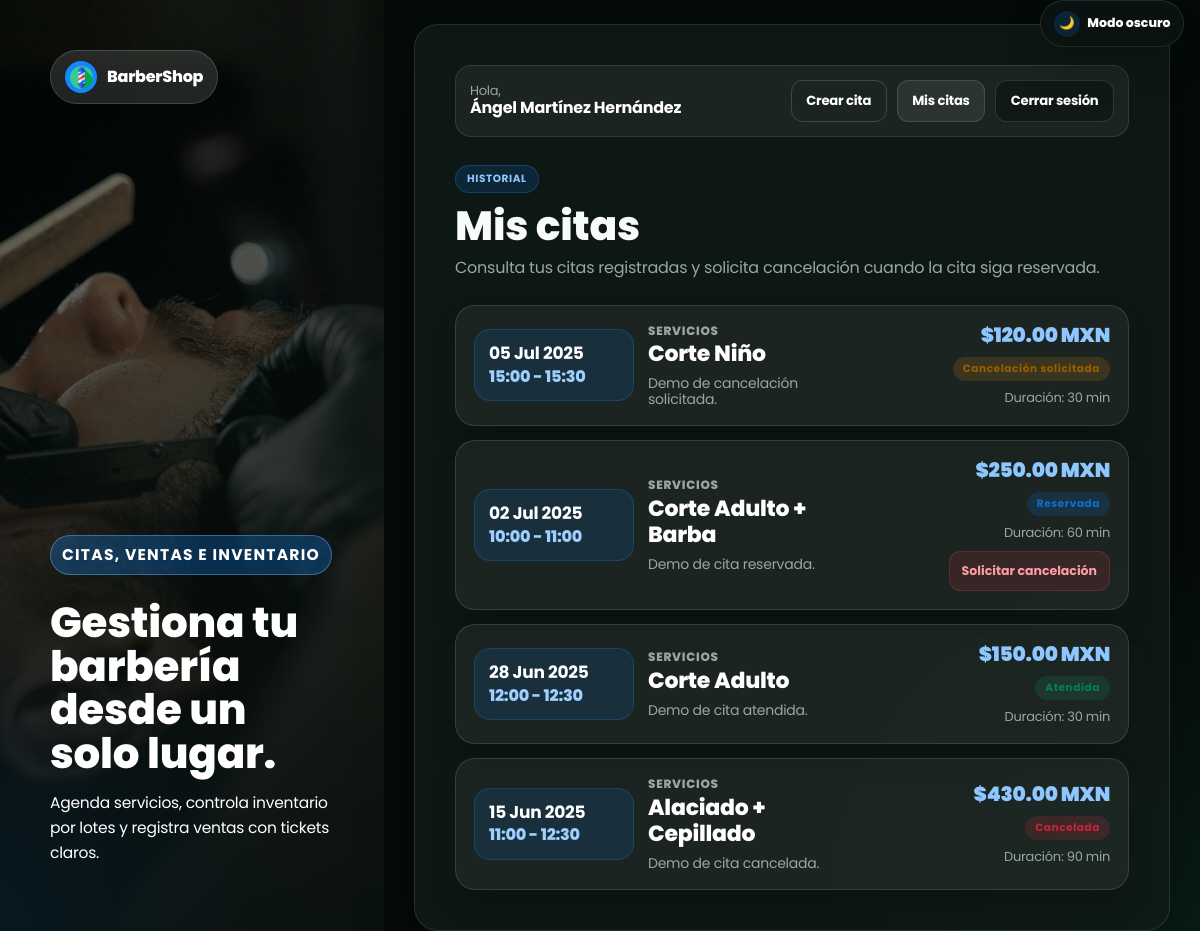
/mis-citas (signed in), run on the app's committed database.
### tables this page shows
CREATE TABLE citas (
    id INT NOT NULL AUTO_INCREMENT,
    cliente_id INT NULL,
    cliente_alias_nombre VARCHAR(120) NULL,
    cliente_alias_telefono VARCHAR(20) NULL,
    cliente_alias_email VARCHAR(120) NULL,
    colaborador_id INT NOT NULL,
    sucursal_id INT NOT NULL,
    estado_cita_id INT NOT NULL,
    fecha DATE NOT NULL,
    hora_inicio TIME NOT NULL,
    hora_fin TIME NOT NULL,
    duracion_total_minutos SMALLINT NOT NULL,
    observaciones VARCHAR(180) NULL,
    created_at DATETIME NULL,
    updated_at DATETIME NULL,
    PRIMARY KEY (id),
    INDEX idx_citas_cliente_fecha (cliente_id, fecha),
    INDEX idx_citas_colaborador_fecha (colaborador_id, fecha),
    INDEX idx_citas_sucursal_fecha (sucursal_id, fecha),
    INDEX idx_citas_estado (estado_cita_id),
    INDEX idx_citas_agenda (sucursal_id, colaborador_id, fecha, hora_inicio),
    CONSTRAINT fk_citas_cliente
        FOREIGN KEY (cliente_id) REFERENCES clientes(id)
        ON DELETE RESTRICT ON UPDATE CASCADE,
    CONSTRAINT fk_citas_colaborador
        FOREIGN KEY (colaborador_id) REFERENCES colaboradores(id)
        ON DELETE RESTRICT ON UPDATE CASCADE,
    CONSTRAINT fk_citas_sucursal
        FOREIGN KEY (sucursal_id) REFERENCES sucursales(id)
        ON DELETE RESTRICT ON UPDATE CASCADE,
    CONSTRAINT fk_citas_estado
        FOREIGN KEY (estado_cita_id) REFERENCES estados_cita(id)
        ON DELETE RESTRICT ON UPDATE CASCADE,
    CONSTRAINT chk_citas_duracion CHECK (duracion_total_minutos > 0),
    CONSTRAINT chk_citas_horas CHECK (hora_fin > hora_inicio)
);

CREATE TABLE estados_cita (
    id INT NOT NULL AUTO_INCREMENT,
    nombre VARCHAR(40) NOT NULL,
    descripcion VARCHAR(120) NULL,
    activo TINYINT(1) NOT NULL DEFAULT 1,
    PRIMARY KEY (id),
    UNIQUE KEY uq_estados_cita_nombre (nombre)
);

### controllers/MisCitasController.php (called while the page is built, shortened)
<?php
class MisCitasController {
    public static function index(Router $router) {
        global $db;
        $clienteId = (int)($_SESSION['cliente_id'] ?? 0);
        $mensaje = $_SESSION['mensaje_mis_citas'] ?? null;
        $query = "
            SELECT
                c.id,
                c.fecha,
                c.hora_inicio,
                c.hora_fin,
                c.estado_cita_id,
                ec.nombre AS estado,
                c.observaciones,
                GROUP_CONCAT(s.nombre ORDER BY cs.orden SEPARATOR ' + ') AS servicios,
                SUM(cs.total_con_iva_snapshot) AS total_con_iva,
                SUM(cs.duracion_minutos_snapshot) AS duracion_total
            FROM citas c
            INNER JOIN estados_cita ec ON ec.id = c.estado_cita_id
            INNER JOIN citas_servicios cs ON cs.cita_id = c.id
            INNER JOIN servicios s ON s.id = cs.servicio_id
            WHERE c.cliente_id = {$clienteId}
            GROUP BY
                c.id,
                c.fecha,
                c.hora_inicio,
                c.hora_fin,
                c.estado_cita_id,
                ec.nombre,
                c.observaciones
            ORDER BY c.fecha DESC, c.hora_inicio DESC
        ";
        $resultado = $db->query($query);
        $citas = [];
        if($resultado) {
            while($row = $resultado->fetch_assoc()) {
                $citas[] = $row;
            }
        }
        $router->render('cita/mis-citas', [
            'nombre' => $_SESSION['nombre'] ?? '',
            'citas' => $citas,
            'mensaje' => $mensaje
        ]);
    }
}

### public/index.php (called while the page is built, shortened)
<?php
$router = new Router();
$router->get('/', [LoginController::class, 'login']);
$router->post('/', [LoginController::class, 'login']);
$router->get('/logout', [LoginController::class, 'logout']);
$router->get('/olvide', [LoginController::class, 'olvide']);
$router->post('/olvide', [LoginController::class, 'olvide']);
$router->get('/recuperar', [LoginController::class, 'recuperar']);
$router->post('/recuperar', [LoginController::class, 'recuperar']);
$router->get('/crear-cuenta', [LoginController::class, 'crear']);
$router->post('/crear-cuenta', [LoginController::class, 'crear']);
$router->get('/confirmar-cuenta', [LoginController::class, 'confirmar']);
$router->get('/mensaje', [LoginController::class, 'mensaje']);
$router->get('/cita', [CitaController::class, 'index']);
$router->get('/mis-citas', [MisCitasController::class, 'index']);
$router->post('/mis-citas/cancelar', [MisCitasController::class, 'solicitarCancelacion']);
$router->get('/admin', [AdminController::class, 'index']);
$router->get('/admin/citas', [AdminCitasController::class, 'index']);
$router->get('/admin/citas/crear', [AdminCitasController::class, 'crear']);
$router->post('/admin/citas/crear', [AdminCitasController::class, 'crear']);
$router->post('/admin/citas/estado', [AdminCitasController::class, 'cambiarEstado']);
$router->post('/admin/citas/posponer', [AdminCitasController::class, 'posponer']);
$router->get('/clientes', [ClienteController::class, 'index']);
$router->get('/configuracion', [ConfiguracionController::class, 'index']);
$router->post('/configuracion', [ConfiguracionController::class, 'index']);
$router->get('/api/servicios', [APIController::class, 'index']);
$router->post('/api/citas', [APIController::class, 'guardar']);
$router->post('/api/eliminar', [APIController::class, 'eliminar']);
$router->get('/servicios', [ServicioController::class, 'index']);
$router->get('/servicios/crear', [ServicioController::class, 'crear']);
$router->post('/servicios/crear', [ServicioController::class, 'crear']);
$router->get('/servicios/actualizar', [ServicioController::class, 'actualizar']);
$router->post('/servicios/actualizar', [ServicioController::class, 'actualizar']);
$router->post('/servicios/eliminar', [ServicioController::class, 'eliminar']);
$router->get('/productos', [ProductoController::class, 'index']);
$router->get('/productos/crear', [ProductoController::class, 'crear']);
$router->post('/productos/crear', [ProductoController::class, 'crear']);
$router->get('/productos/lote', [ProductoController::class, 'crearLote']);
$router->post('/productos/lote', [ProductoController::class, 'crearLote']);
$router->get('/productos/lotes', [ProductoController::class, 'lotes']);
$router->post('/productos/desactivar', [ProductoController::class, 'desactivar']);
$router->get('/ventas', [VentaController::class, 'index']);
$router->post('/ventas', [VentaController::class, 'crear']);
$router->get('/ventas/historial', [VentaController::class, 'historial']);
$router->get('/ventas/ticket', [VentaController::class, 'ticket']);
$router->comprobarRutas();

### includes/funciones.php (called while the page is built, shortened)
<?php
function s($html) : string {
    return htmlspecialchars($html ?? '', ENT_QUOTES, 'UTF-8');
}

### views/cita/mis-citas.php (the view, shortened to what this page needs)
<div class="client-page client-page--wide">
    <?php include_once __DIR__ . '/../templates/barra.php'; ?>
    <section class="client-heading">
        <span class="screen-tag">Historial</span>
        <h1>Mis citas</h1>
        <p>Consulta tus citas registradas y solicita cancelación cuando la cita siga reservada.</p>
    </section>
    <section class="appointments-list">
        <?php foreach($citas as $cita) { ?>
            <?php
                $estado = $cita['estado'];
                $estadoClass = 'status-badge';
                if($estado === 'Reservada') {
                    $estadoClass .= ' status-badge--info';
                } elseif($estado === 'Atendida') {
                    $estadoClass .= ' status-badge--success';
                } elseif($estado === 'Cancelada') {
                    $estadoClass .= ' status-badge--danger';
                } else {
                    $estadoClass .= ' status-badge--warning';
                }
                $fechaLegible = date('d M Y', strtotime($cita['fecha']));
                $horaInicio = substr($cita['hora_inicio'], 0, 5);
                $horaFin = substr($cita['hora_fin'], 0, 5);
            ?>
            <article class="appointment-card">
                <div class="appointment-card__main">
                    <div class="appointment-card__date">
                        <strong><?php echo s($fechaLegible); ?></strong>
                        <span><?php echo s($horaInicio); ?> - <?php echo s($horaFin); ?></span>
                    </div>
                    <div class="appointment-card__services">
                        <span class="label-muted">Servicios</span>
                        <h2><?php echo s($cita['servicios']); ?></h2>
                        <?php if(!empty($cita['observaciones'])) { ?>
                            <p><?php echo s($cita['observaciones']); ?></p>
                        <?php } ?>
                    </div>
                </div>
                <div class="appointment-card__side">
                    <strong class="appointment-total">
                        $<?php echo number_format((float)$cita['total_con_iva'], 2); ?> MXN
                    </strong>
                    <span class="<?php echo $estadoClass; ?>">
                        <?php echo s($estado); ?>
                    </span>
                    <span class="label-muted">
                        Duración: <?php echo (int)$cita['duracion_total']; ?> min
                    </span>
                    <?php if((int)$cita['estado_cita_id'] === 1) { ?>
                        <form action="/mis-citas/cancelar" method="POST" onsubmit="return confirm('¿Solicitar cancelación de esta cita?');">
                            <input type="submit" class="btn btn--danger" value="Solicitar cancelación">
                        </form>
                    <?php } ?>
                </div>
            </article>
        <?php } ?>
    </section>
</div>

### data on the page
citas: fecha "05 Jul 2025", hora_inicio "15:00", hora_fin "15:30", servicios "Corte Niño", observaciones "Demo de cancelación solicitada.", total_con_iva "120.00", estado_cita.nombre "Cancelación solicitada", duracion_total "30"
citas: fecha "02 Jul 2025", hora_inicio "10:00", hora_fin "11:00", servicios "Corte Adulto + Barba", observaciones "Demo de cita reservada.", total_con_iva "250.00", estado_cita.nombre "Reservada", duracion_total "60"
citas: fecha "28 Jun 2025", hora_inicio "12:00", hora_fin "12:30", servicios "Corte Adulto", observaciones "Demo de cita atendida.", total_con_iva "150.00", estado_cita.nombre "Atendida", duracion_total "30"
citas: fecha "15 Jun 2025", hora_inicio "11:00", hora_fin "12:30", servicios "Alaciado + Cepillado", observaciones "Demo de cita cancelada.", total_con_iva "430.00", estado_cita.nombre "Cancelada", duracion_total "90"

### other printed values
s($nombre ?? $_SESSION['nombre'] ?? 'Cliente') "Ángel Martínez Hernández"
